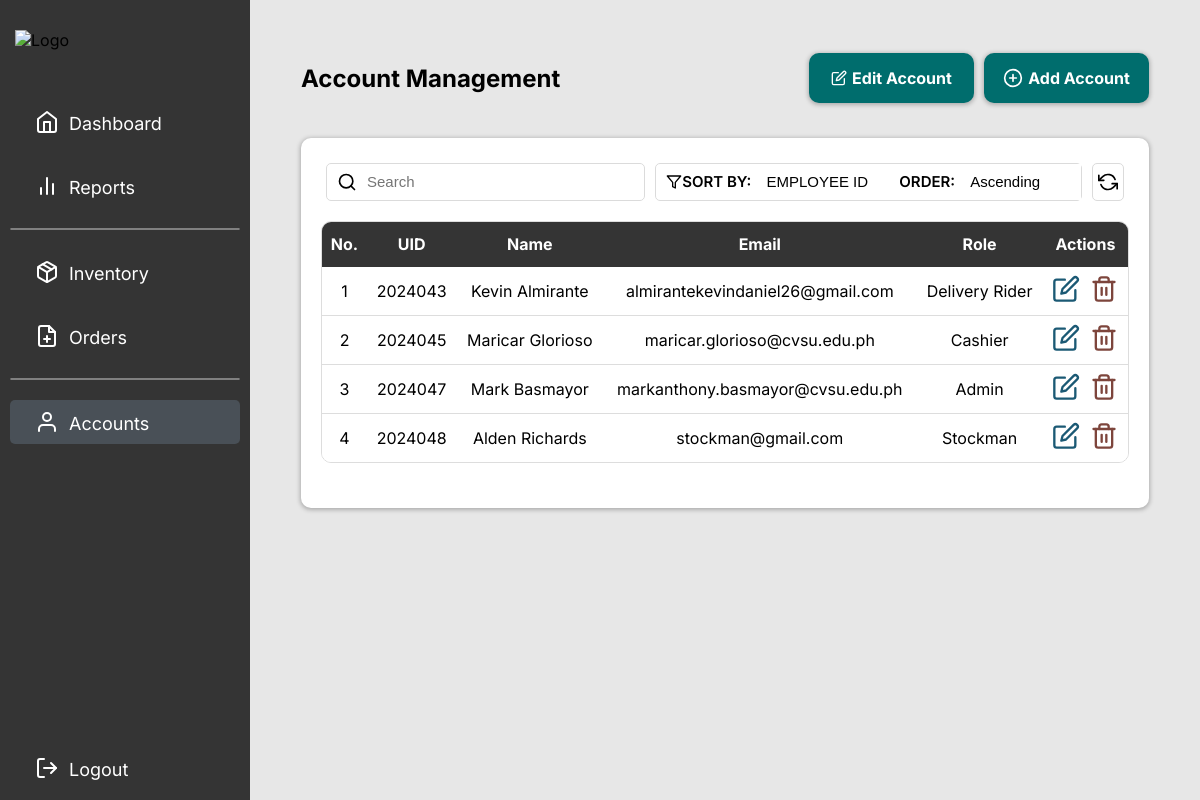
The page /src/pages/login/super_admin/components/accounts/accounts.php (signed in) on the database as committed earlier.
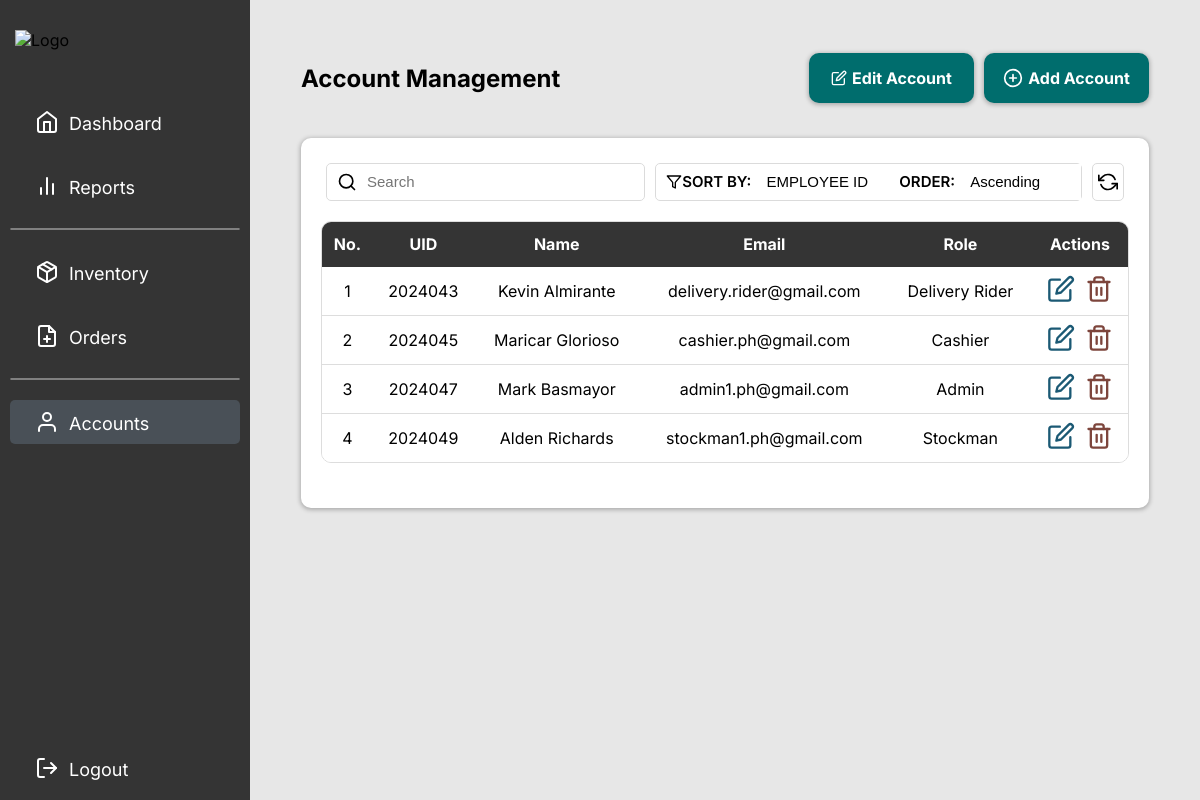
The same page on the database as committed later.
### tables this page shows
CREATE TABLE `accounts` (
  `uid` int(100) NOT NULL,
  `name` text NOT NULL,
  `email` varchar(250) NOT NULL,
  `userType` varchar(100) NOT NULL,
  `password` varchar(100) NOT NULL,
  `reset_token` varchar(255) DEFAULT NULL,
  `reset_token_expiry` datetime DEFAULT NULL
);

### src/pages/login/super_admin/components/accounts/AccountTable.php (the view, shortened to what this page needs)
<?php
include '../../connection/database.php';
$search = isset($_GET['search']) ? $_GET['search'] : '';
$sort = isset($_GET['sort']) ? $_GET['sort'] : 'uid';
$order = isset($_GET['order']) ? $_GET['order'] : 'asc';
$valid_sort_columns = ['uid', 'name', 'email', 'userType'];
$valid_order_directions = ['asc', 'desc'];
$sort = in_array($sort, $valid_sort_columns) ? $sort : 'uid';
$order = in_array($order, $valid_order_directions) ? $order : 'asc';
$sql = "SELECT uid, name, email, userType
        FROM accounts
        WHERE (name LIKE ? OR email LIKE ? OR uid LIKE ? OR userType LIKE ?)
        AND userType != 'super_admin'
        ORDER BY $sort $order";
$stmt = $conn->prepare($sql);
$search_param = "%$search%";
$stmt->bind_param('ssss', $search_param, $search_param, $search_param, $search_param);
$stmt->execute();
$result = $stmt->get_result();
?>
<link rel="stylesheet" href="AccountTable.css">
<table border="1">
    <thead>
        <tr>
            <th>No.</th>
            <th>UID</th>
            <th>Name</th>
            <th>Email</th>
            <th>Role</th>
            <th>Actions</th>
        </tr>
    </thead>
    <tbody>
        <?php
        if ($result->num_rows > 0) {
            $count = 1;
            while ($row = $result->fetch_assoc()) {
                echo "<tr>";
                echo "<td>" . $count++ . "</td>";
                echo "<td>" . $row["uid"] . "</td>";
                echo "<td>" . htmlspecialchars($row["name"]) . "</td>";
                echo "<td>" . htmlspecialchars($row["email"]) . "</td>";
                $userType = htmlspecialchars($row["userType"]);
                if ($userType == 'rider') {
                    $userType = 'Delivery Rider';
                } else {
                    $userType = ucfirst($userType);
                }
                echo "<td>" . $userType . "</td>";
                echo "<td>
                        <div class='actions_icon'>
                            <a href='#' onclick=\"openEditModal('" . $row['uid'] . "', '" . addslashes($row['name']) . "', '" . addslashes($row['email']) . "', '" . addslashes($row['userType']) . "')\" data-icon-tooltip='Edit'>
                                <img src='../../assets/edit.svg' alt='Edit' class='settings_icon'>
                            </a>
                            <a href='#' onclick=\"openConfirmModal('" . $row["uid"] . "')\" data-icon-tooltip='Remove'>
                                <img src='../../assets/trash-2.svg' alt='Remove' class='remove_icon'>
                            </a>
                        </div>
                      </td>";
                echo "</tr>";
            }
        } else {
            echo "<tr><td colspan='6'>No accounts found</td></tr>";
        }
        ?>
    </tbody>
</table>

Rows that differ between the two databases and show on the page:
removed accounts: uid "2024048", name "Alden Richards", email "stockman@gmail.com", userType "Stockman"
changed accounts "Kevin Almirante": email "almirantekevindaniel26@gmail.com" → "delivery.rider@gmail.com"
changed accounts "Maricar Glorioso": email "maricar.glorioso@cvsu.edu.ph" → "cashier.ph@gmail.com"
changed accounts "Mark Basmayor": email "markanthony.basmayor@cvsu.edu.ph" → "admin1.ph@gmail.com"
added accounts: uid "2024049", name "Alden Richards", email "stockman1.ph@gmail.com", userType "Stockman"
